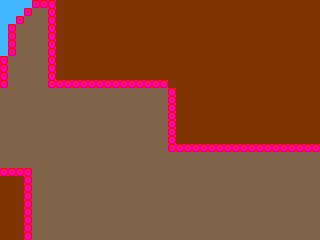

The image is a tile-based game level rendered from a .tmx file. Its description and source (layers, tilesets, objects; grid data summarised) follow:
An orthogonal 40x30 tile map with 8x8 px tiles, 3 tile layers (background, foreground, collision) and 3 objects (NPC-PLAYER, LVL-DOWN-0, LVL-RIGHT-0).

<map version="1.0" orientation="orthogonal" width="40" height="30" tilewidth="8" tileheight="8">
 <tileset firstgid="1" name="spritesheet" tilewidth="8" tileheight="8">
  <image source="../spritesheet.bmp" trans="ff00ff" width="512" height="1024" />
 </tileset>
 <layer name="background" width="40" height="30">
  <data>[1200 cells, 1200 non-empty, 3 distinct tile ids]</data>
 </layer>
 <layer name="foreground" width="40" height="30">
  <data>[1200 cells, 0 non-empty, 0 distinct tile ids]</data>
 </layer>
 <layer name="collision" width="40" height="30">
  <data>[1200 cells, 75 non-empty, 1 distinct tile ids]</data>
 </layer>
 <objectgroup name="entities" width="0" height="0">
  <object type="NPC-PLAYER" x="24" y="112" width="16" height="16">
   <properties>
    <property name="frames" value="npc_player" />
   </properties>
  </object>
  <object type="LVL-DOWN-0" x="32" y="232" width="280" height="8" />
  <object type="LVL-RIGHT-0" x="312" y="152" width="8" height="80" />
 </objectgroup>
</map>